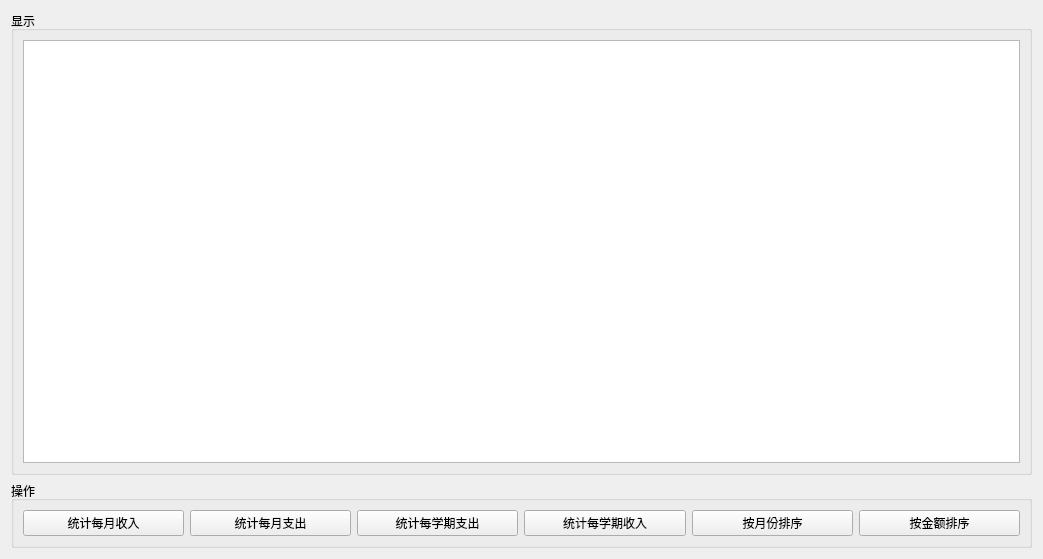
<?xml version="1.0" encoding="UTF-8"?>
<ui version="4.0">
 <class>tongji</class>
 <widget class="QWidget" name="tongji">
  <property name="geometry">
   <rect>
    <x>0</x>
    <y>0</y>
    <width>1043</width>
    <height>559</height>
   </rect>
  </property>
  <property name="windowTitle">
   <string>Form</string>
  </property>
  <layout class="QGridLayout" name="gridLayout_2">
   <item row="0" column="0">
    <widget class="QGroupBox" name="groupBox_2">
     <property name="title">
      <string>显示</string>
     </property>
     <layout class="QGridLayout" name="gridLayout">
      <item row="0" column="0">
       <widget class="QTextEdit" name="textEdit"/>
      </item>
     </layout>
    </widget>
   </item>
   <item row="1" column="0">
    <widget class="QGroupBox" name="groupBox">
     <property name="title">
      <string>操作</string>
     </property>
     <layout class="QHBoxLayout" name="horizontalLayout">
      <item>
       <widget class="QPushButton" name="pushButton">
        <property name="text">
         <string>统计每月收入</string>
        </property>
       </widget>
      </item>
      <item>
       <widget class="QPushButton" name="pushButton_2">
        <property name="text">
         <string>统计每月支出</string>
        </property>
       </widget>
      </item>
      <item>
       <widget class="QPushButton" name="pushButton_3">
        <property name="text">
         <string>统计每学期支出</string>
        </property>
       </widget>
      </item>
      <item>
       <widget class="QPushButton" name="pushButton_4">
        <property name="text">
         <string>统计每学期收入</string>
        </property>
       </widget>
      </item>
      <item>
       <widget class="QPushButton" name="pushButton_5">
        <property name="text">
         <string>按月份排序</string>
        </property>
       </widget>
      </item>
      <item>
       <widget class="QPushButton" name="pushButton_6">
        <property name="text">
         <string>按金额排序</string>
        </property>
       </widget>
      </item>
     </layout>
    </widget>
   </item>
  </layout>
 </widget>
 <resources/>
 <connections/>
</ui>
